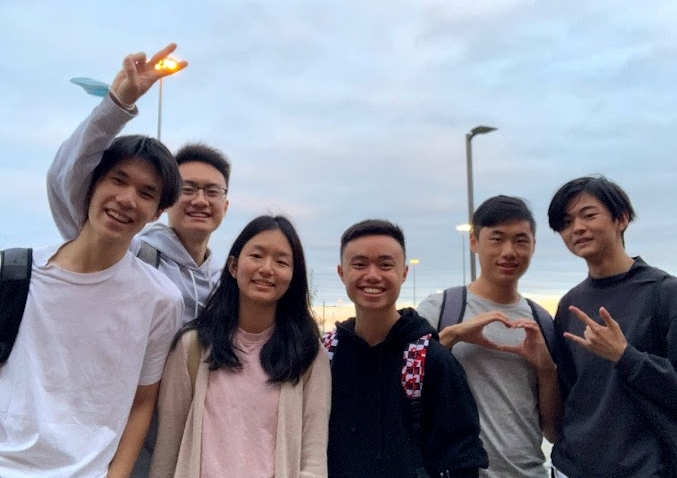
#> input picture shortifier/20210902_193128.jpg, 677 x 478 px
$ python shortifier.py
#> lines starting #> are read from the running program, lines starting #| are printed output that depends on the picture; after the words box and inside, x2 and y2 are one past the last pixel; in counts of white or black regions, pixels touching at a corner belong together
import cv2 as cv
import numpy as np

# Loading image
img = cv.imread("20210902_193128.jpg")
#> img is the input picture: shape (478, 677, 3); mean B, G, R 158.3, 145.9, 143.1
grey = cv.cvtColor(img, cv.COLOR_RGB2GRAY)
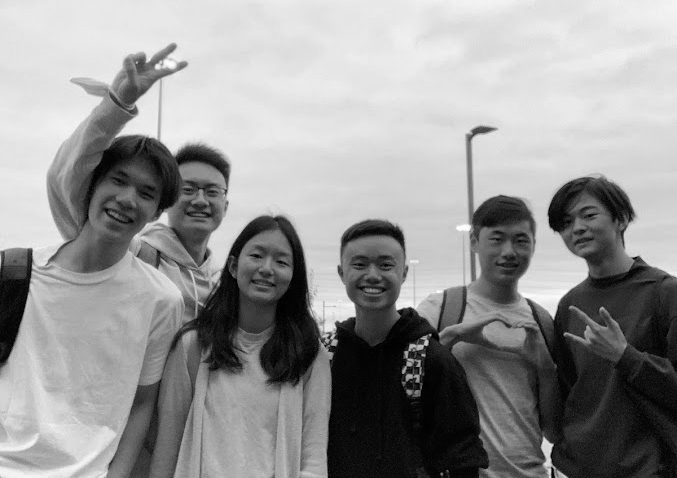
#> grey: shape (478, 677); min 0, max 254, mean 149.3

# Detecting faces
haar_cascade = cv.CascadeClassifier('haarcascade.xml')
faces_rect = haar_cascade.detectMultiScale(grey, scaleFactor=1.1, minNeighbors=10)
#> faces_rect = [[168, 165, 65, 65], [556, 193, 61, 61], [474, 214, 68, 68], [231, 229, 71, 71], [337, 237, 69, 69], [328, 200, 88, 88]]
print(faces_rect)
#| [[168 165  65  65]
#|  [556 193  61  61]
#|  [474 214  68  68]
#|  [231 229  71  71]
#|  [337 237  69  69]
#|  [328 200  88  88]]

# Displaying faces/removing duplicates
target_idx = -1
while True:
    temp = img.copy()
    for i, (x,y,w,h) in enumerate(faces_rect):
        cv.rectangle(temp, (x,y), (x+w,y+h), (0, 255, 0), thickness=2)
        cv.putText(temp, str(i), (x, y-20), cv.FONT_HERSHEY_PLAIN, 2, (0, 255, 0), 2)
#> this loop made 6 passes
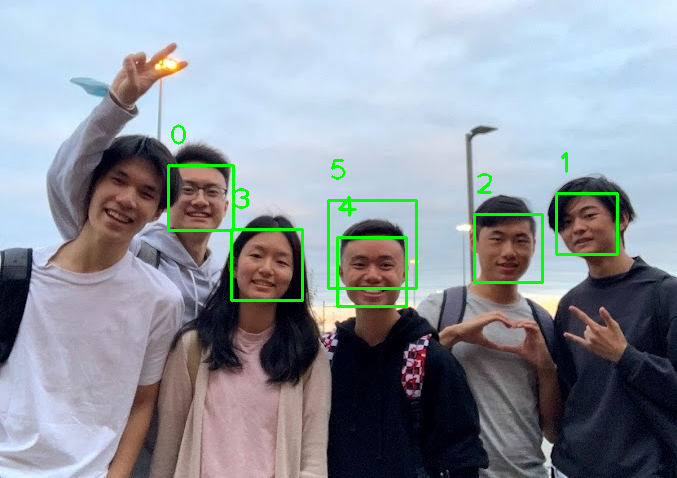
#> temp: shape (478, 677, 3); 1.76% of pixels changed, all inside (x1, y1, x2, y2) = (167, 124, 619, 308)

    cv.imshow("test", temp)
    cv.waitKey(0)

    delete_idx = int(input("Remove a duplicate? (-1 for no) "))
#> the answer given: 1
#> `faces_rect = np.delete(faces_rect, delete_idx, 0)`: faces_rect = [[168, 165, 65, 65], [474, 214, 68, 68], [231, 229, 71, 71], [337, 237, 69, 69], [328, 200, 88, 88]]
#> the answer given: 1
#> the answer given: 1
#> the answer given: 1
#> the answer given: 1
#> the answer given: 1

    if len(faces_rect) == 0 or delete_idx == -1:
        target_idx = int(input("Which one is the target? "))   # Getting Simon's face
        break
    else:
        faces_rect = np.delete(faces_rect, delete_idx, 0)

# Remove target from all faces
if target_idx == -1:
    print("No target")
    exit()
else:
    target_face = faces_rect[target_idx]
    #cv.imshow("target", img[target_face[1]:target_face[1]+target_face[3], target_face[0]:target_face[0]+target_face[2]])
    faces_rect = np.delete(faces_rect, target_idx, 0)

# Displaying all faces with target removed
temp = img.copy()
for i, (x,y,w,h) in enumerate(faces_rect):
    cv.rectangle(temp, (x,y), (x+w, y+h), (0, 255, 0), thickness=2)
    cv.putText(temp, str(i), (x, y-20), cv.FONT_HERSHEY_PLAIN, 2, (0, 255, 0), 2)

# Make everyone else's faces larger
new = img.copy()
for i, (x,y,w,h) in enumerate(faces_rect):
    adjusted_y = int(y - (y*0.07))
    face = img[adjusted_y:y+h, x:x+w]
    if (target_face[1]-(target_face[1]*0.3)) < adjusted_y:
        dim = (w, (y+h)-int(target_face[1]-(target_face[1]*0.3)))
        print(dim)
        face = cv.resize(face, dim, interpolation=cv.INTER_CUBIC)
        new[int(target_face[1]-(target_face[1]*0.3)):y+h, x:x+w] = face

cv.imshow("new", new)
cv.waitKey(0)

# Delete duplicates
# Choose target face
# Make everyone else's faces larger than target by some margin
